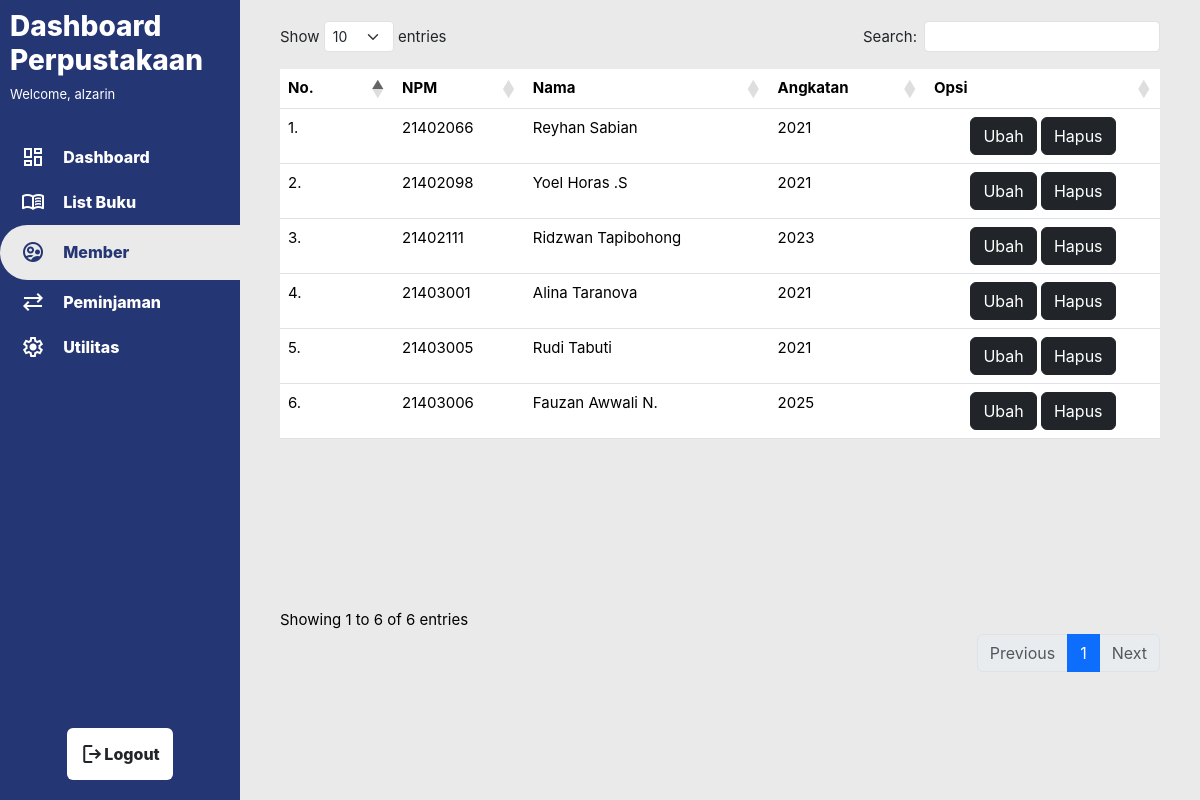
Screenshot of /member.php (signed in) with the database file from the repository.
### tables this page shows
CREATE TABLE `tb_member` (
  `mbr_npm` varchar(15) NOT NULL,
  `mbr_nama` varchar(25) NOT NULL,
  `mbr_angkatan` varchar(4) NOT NULL
);

### member.php (the view, shortened to what this page needs)
<?php
    include_once 'assets/includes/dbconfig.php';
?>
<!DOCTYPE html>
<html lang="en">
<head>
    <link href="https://cdn.jsdelivr.net/npm/bootstrap@5.3.2/dist/css/bootstrap.min.css" rel="stylesheet">
    <link rel="stylesheet" href="https://cdn.datatables.net/1.13.7/css/dataTables.bootstrap5.min.css">
    <link rel="stylesheet" href="assets/css/main.css">
    <link rel="stylesheet" href="assets/css/list_buku.css">
    <link rel="stylesheet" href="assets/css/pengunjung.css">
<body>
    <div class="container-main container-fluid">
        <div class="sidemenu">
            <div class="sidemenu-top">
                <h3 class="text-title">Dashboard<br>Perpustakaan</h3>
                <p class="text-subtitle">
                <?php
                    if(isset($_SESSION["info_user"])) {
                        $username = $_SESSION["info_user"];
                        echo "Welcome, $username";
                    }else {
                        echo "Welcome, Guest!";
                    }
                ?>
                </p>
            </div>
            <div class="sidemenu-mid">
                <button type="button" class="btn btn-sidemenu btn-sidemenu-format" onclick="window.location.href='dashboard.php'">
                    <span class="material-symbols-outlined">
                    </span>
                    &#12644 Dashboard
                </button>
                <button type="button" class="btn btn-sidemenu btn-sidemenu-format" onclick="window.location.href='list_buku.php'">
                    <span class="material-symbols-outlined">
                    </span>
                    &#12644 List Buku
                </button>
                <button type="button" class="btn btn-sidemenu-active btn-sidemenu-format" onclick="window.location.href='member.php'">
                    <span class="material-symbols-outlined">
                    </span>
                    &#12644 Member
                </button>
                <button type="button" class="btn btn-sidemenu btn-sidemenu-format" onclick="window.location.href='peminjaman.php'">
                    <span class="material-symbols-outlined">
                    </span>
                    &#12644 Peminjaman
                </button>
                <button type="button" class="btn btn-sidemenu btn-sidemenu-format" onclick="window.location.href='Utilitas.php'">
                    <span class="material-symbols-outlined">
                    </span>
                    &#12644 Utilitas
                </button>
            </div>
            <div class="sidemenu-bottom">
            <button type="button" class="btn btn-sidemenu-bottom" onclick="window.location.href='logout.php'">
                <span class="material-symbols-outlined">
                </span>
                Logout
            </button>
            </div>
        </div>
        <div class="contents">
            <div class="contents-mid">
                <table class="table" id="member">
                    <thead class="thead-dark">
                        <tr>
                            <th scope="col" width="80">No.</th>
                            <th scope="col">NPM</th>
                            <th scope="col">Nama</th>
                            <th scope="col">Angkatan</th>
                            <th scope="col" width="200">Opsi</th>
                        </tr>
                    </thead>
                    <tbody>
                        <?php
                        $result = $db->query("SELECT * FROM tb_member ORDER BY mbr_npm ASC");
                        $num = 1;
                        if($result->num_rows > 0){
                            while($row = $result->fetch_assoc()){
                                ?>
                                <tr>
                                    <td><?php echo $num ?>.</td>
                                    <td><?php echo $row['mbr_npm'] ?></td>
                                    <td><?php echo $row['mbr_nama'] ?></td>
                                    <td><?php echo $row['mbr_angkatan'] ?></td>
                                    <td>
                                        <div class="container-editdelete">
                                            <a class="a-link" href="member_ubah.php?id=<?= $row["mbr_npm"]; ?>">
                                                <button type="button" class="btn btn-dark">
                                                    Ubah
                                                </button>
                                            </a>
                                            <a class="a-link" href="member_hapus.php?id=<?= $row["mbr_npm"]; ?>" onclick="return confirm('Apakah yakin ingin menghapus data?')">
                                                <button type="button" class="btn btn-dark">
                                                    Hapus
                                                </button>
                                            </a>
                                        </div>
                                    </td>
                                </tr><?php
                                $num = $num+1;
                            }
                        }
                        ?>
                    </tbody>
                </table>
            </div>
        </div>
    </div>
</body>
</html>

### assets/css/main.css (style rules this page uses)
* { font-family: inter; }
.container-main { background-color: white; display: flex; padding: 0; height: 100vh; }
.text-title { font-weight: 800; }
.text-subtitle { font-size: 13px; }
.material-symbols-outlined { font-variation-settings: 'FILL' 0, 'wght' 400, 'GRAD' 0, 'opsz' 24 }
.sidemenu { flex: 0.5; background-color: var(--blue); color: white; display: flex; flex-direction: column; }
.sidemenu-top { flex: 1; padding: 10px; }
.sidemenu-mid { flex: 5; display: flex; flex-direction: column; }
.sidemenu-bottom { flex: 0.8; display: flex; justify-content: center; }
.btn-sidemenu { color: white; font-weight: 800; background-color: var(--blue); border-radius: 30px 0px 0px 30px; height: 45px; }
.btn-sidemenu-active { background-color: var(--lightgray2); color: var(--blue); font-weight: 800; border-radius: 30px 0px 0px 30px; height: 55px; }
.btn-sidemenu-format { padding: 0px 0px 0px 20px; display: flex; text-align: left; align-items: center; }
.btn-sidemenu-bottom { display: flex; font-weight: 800; background-color: white; align-items: center; margin: 20px; }

### assets/css/list_buku.css (style rules this page uses)
.contents { flex: 2; display: flex; flex-direction: column; height: 100vh; background-color: var(--lightgray2); overflow: hidden; }
.container-editdelete { display: flex; flex-direction: row; align-items: center; justify-content: center; border-radius: 20px; }
.a-link { text-decoration: none; font-size: 15px; }
.contents-mid { flex: 5; font-size: 15px; display: flex; flex-direction: column; padding: 0px 40px; padding-top: 10px; overflow: scroll; }

### assets/css/color.css (style rules this page uses)
:root { --blue: #253674; --blue-hover: #2e4492; --lightblue : #83bbf3; --lightblue2 :#72a5d8; --lightgray: #D9D9D9; --lightgray2: #EAEAEA; --success: #5be35f; --failed: #db5d3d; }

### rows the page displays
tb_member: mbr_npm "21402066", mbr_nama "Reyhan Sabian", mbr_angkatan "2021"
tb_member: mbr_npm "21402098", mbr_nama "Yoel Horas .S", mbr_angkatan "2021"
tb_member: mbr_npm "21402111", mbr_nama "Ridzwan Tapibohong", mbr_angkatan "2023"
tb_member: mbr_npm "21403001", mbr_nama "Alina Taranova", mbr_angkatan "2021"
tb_member: mbr_npm "21403005", mbr_nama "Rudi Tabuti", mbr_angkatan "2021"
tb_member: mbr_npm "21403006", mbr_nama "Fauzan Awwali N.", mbr_angkatan "2025"

### other values shown
$username "alzarin"
